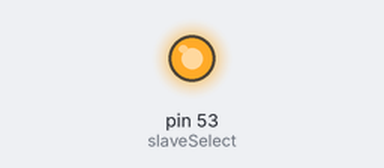
The sketch below on a simulated Arduino Mega 2560, built with avr-gcc and run on an emulated ATmega2560. Shown: output pins drawn as LEDs (lit = HIGH). What the sketch prints to the serial monitor is not drawn.

Above: at 0.1 s.
Timing chart, 0 to 1.6 s (numbered marks = the images above):
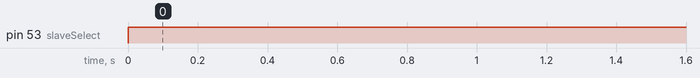

The sketch:

SPI_Master.ino
```cpp
#include <SPI.h>
 int slaveSelect  = 53;
int delayTime = 250;

void setup(void) {
  Serial.begin(9600);
  pinMode(slaveSelect , OUTPUT);
  SPI.begin();
  digitalWrite(slaveSelect , HIGH);
}

void loop(void) {
  for (int i = 0; i < 255; i++) {
    digitalWrite(slaveSelect , LOW);
     SPI.transfer(i);
    digitalWrite(slaveSelect , HIGH);
    Serial.println(i);
    delay(delayTime);
  }
}
```

Measured:
- by itself, pin 53 (slaveSelect): LOW → HIGH at 0.00 s
